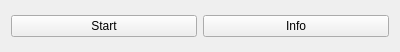
<?xml version="1.0" encoding="UTF-8"?>
<ui version="4.0">
 <class>Widget</class>
 <widget class="QWidget" name="Widget">
  <property name="geometry">
   <rect>
    <x>0</x>
    <y>0</y>
    <width>400</width>
    <height>52</height>
   </rect>
  </property>
  <property name="windowTitle">
   <string>Widget</string>
  </property>
  <layout class="QVBoxLayout" name="verticalLayout">
   <item>
    <layout class="QHBoxLayout" name="horizontalLayout">
     <item>
      <widget class="QPushButton" name="startButton">
       <property name="text">
        <string>Start</string>
       </property>
      </widget>
     </item>
     <item>
      <widget class="QPushButton" name="infoButton">
       <property name="text">
        <string>Info</string>
       </property>
      </widget>
     </item>
    </layout>
   </item>
  </layout>
 </widget>
 <layoutdefault spacing="6" margin="11"/>
 <resources/>
 <connections/>
</ui>
